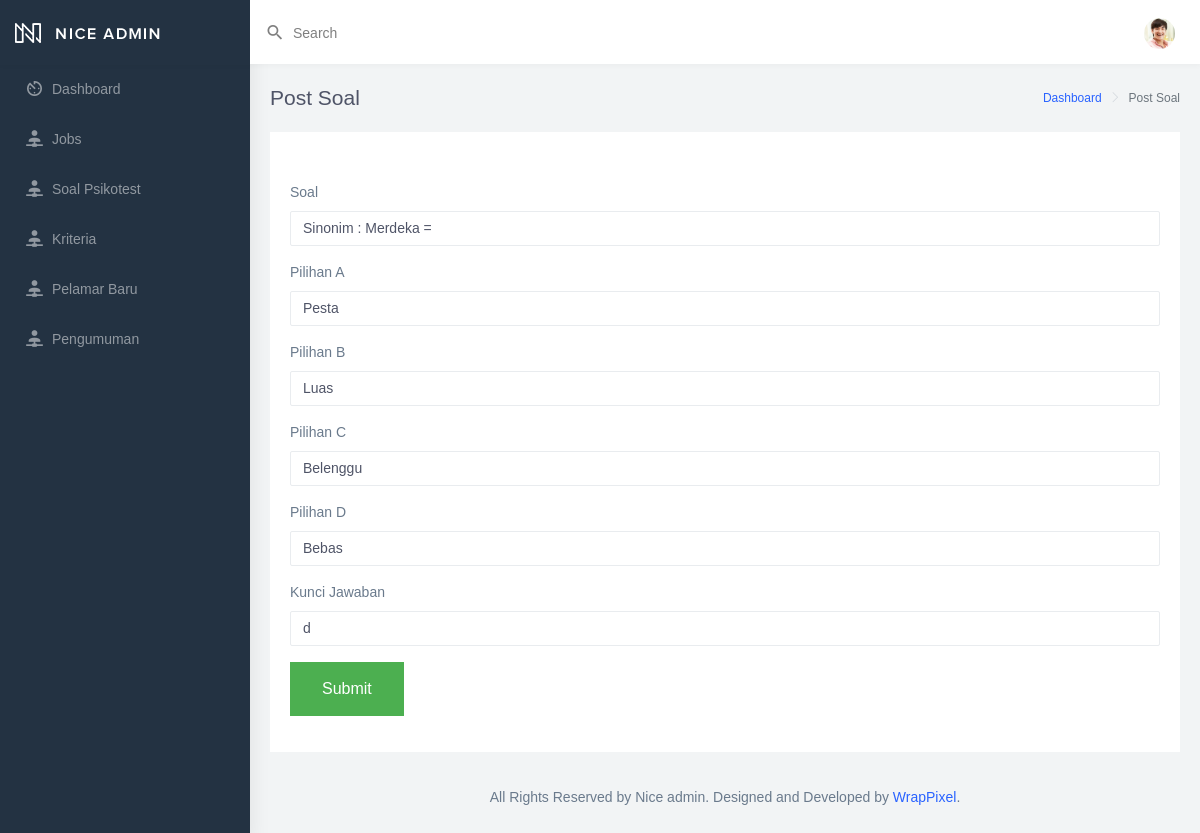
Page /admin/edit_soal.php?id_soal=1 on the committed database.
### tables this page shows
CREATE TABLE `tbl_soal` (
  `id_soal` int(11) NOT NULL,
  `soal` text NOT NULL,
  `a` varchar(150) NOT NULL,
  `b` varchar(150) NOT NULL,
  `c` varchar(150) NOT NULL,
  `d` varchar(150) NOT NULL,
  `knc_jawaban` varchar(50) NOT NULL
);

### admin/edit_soal.php (the view, shortened to what this page needs)
<?php include('template/header.php');?>
<?php
include('koneksi.php');
$id_soal=$_GET['id_soal'];
$sql = mysqli_query($koneksi, "SELECT * FROM tbl_soal WHERE id_soal = '$id_soal'");
$d = mysqli_fetch_array($sql);
?>
        <div class="page-wrapper">
            <div class="page-breadcrumb">
                <div class="row">
                    <div class="col-5 align-self-center">
                        <h4 class="page-title">Post Soal</h4>
                    </div>
                    <div class="col-7 align-self-center">
                        <div class="d-flex align-items-center justify-content-end">
                            <nav aria-label="breadcrumb">
                                <ol class="breadcrumb">
                                    <li class="breadcrumb-item">
                                        <a href="index.php">Dashboard</a>
                                    </li>
                                    <li class="breadcrumb-item active" aria-current="page">Post Soal</li>
                                </ol>
                            </nav>
                        </div>
                    </div>
                </div>
            </div>
            <div class="container-fluid">
                <div class="row">
                    <div class="col-12">
                        <div class="card card-body">
                            <form class="form-horizontal m-t-30" action="proses_edit_soal.php" method="post">
                                <div class="form-group">
                                    <label>Soal</label>
                                    <input type="text" class="form-control" name="soal" value="<?php echo $d['soal'];?>">
                                </div>
                                <div class="form-group">
                                    <label>Pilihan A</label>
                                    <input type="text" class="form-control" name="a" value="<?php echo $d['a'];?>">
                                </div>
                                <div class="form-group">
                                    <label>Pilihan B</label>
                                    <input type="text" class="form-control" name="b" value="<?php echo $d['b'];?>">
                                </div>
                                <div class="form-group">
                                    <label>Pilihan C</label>
                                    <input type="text" class="form-control" name="c" value="<?php echo $d['c'];?>">
                                </div>
                                <div class="form-group">
                                    <label>Pilihan D</label>
                                    <input type="text" class="form-control" name="d" value="<?php echo $d['d'];?>">
                                </div>
                                <div class="form-group">
                                    <label>Kunci Jawaban</label>
                                    <input type="text" class="form-control" name="knc_jawaban" value="<?php echo $d['knc_jawaban'];?>">
                                </div>
                                <div class="form-group">
                                    <button type="submit" class="button">Submit</button>
                                </div>
                            </form>
                        </div>
                    </div>
                </div>
<?php include('template/footer.php');?>

### admin/edit_soal.php (style rules this page uses)
.button { background-color: #4CAF50; border: none; color: white; padding: 15px 32px; text-align: center; text-decoration: none; display: inline-block; font-size: 16px; }

### rows in the picture
tbl_soal: soal "Sinonim : Merdeka =", a "Pesta", b "Luas", c "Belenggu", d "Bebas", knc_jawaban "d"
